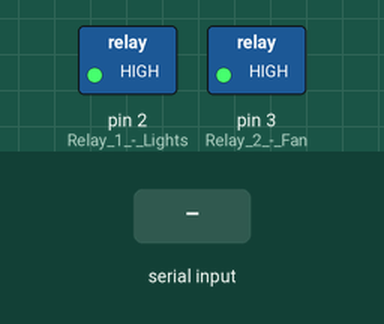
Simulated run of this sketch. Board: Arduino Uno, built with avr-gcc and run on an emulated ATmega328P. On the bench: switched loads named in the sketch (green lamp = pin HIGH). The test bench sets the inputs (shaded band).

Above: at 1.2 s.
1.3 s: "LIGHT_ON\n" received over Serial
At 2.5 s:
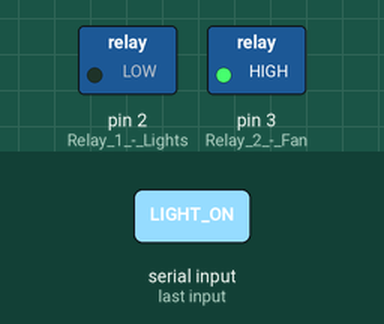
2.8 s: "FAN_ON\n" received over Serial
At 3.8 s:
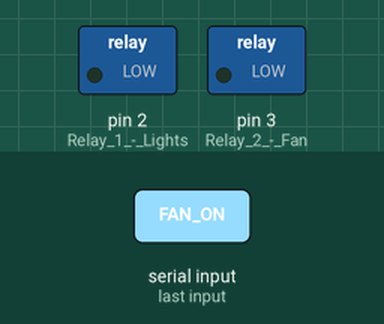
4.3 s: "LIGHT_OFF\n" received over Serial
At 5.1 s:
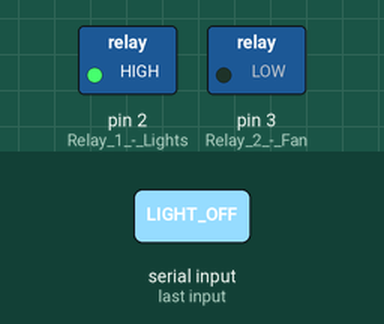
5.8 s: "FAN_OFF\n" received over Serial
At 6.1 s:
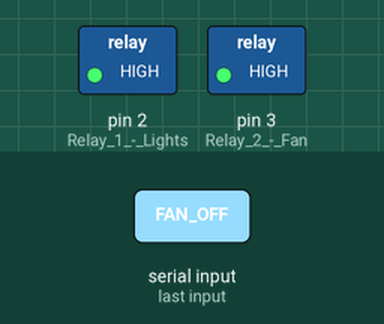
Timing chart, 0 to 8.3 s (numbered marks = the images above; inputs shaded):
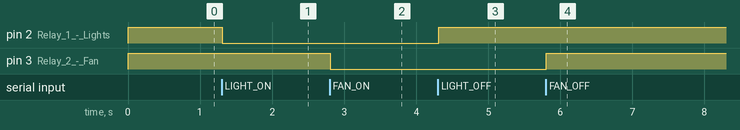

Measured:
- after the input at 1.3 s, pin 2 (Relay_1_-_Lights): HIGH → LOW at once
- after the input at 2.8 s, pin 3 (Relay_2_-_Fan): HIGH → LOW at once
- after the input at 4.3 s, pin 2 (Relay_1_-_Lights): LOW → HIGH at once
- after the input at 5.8 s, pin 3 (Relay_2_-_Fan): LOW → HIGH at once

The sketch:

arduino_relay.ino
```cpp
void setup() {
  Serial.begin(9600);
  pinMode(2, OUTPUT); // Relay 1 - Lights
  pinMode(3, OUTPUT); // Relay 2 - Fan

  digitalWrite(2, HIGH); // Start OFF
  digitalWrite(3, HIGH); // Start OFF
}

void loop() {
  if (Serial.available() > 0) {
    String command = Serial.readStringUntil('\n');
    command.trim();

    if (command == "LIGHT_ON")  digitalWrite(2, LOW);
    if (command == "LIGHT_OFF") digitalWrite(2, HIGH);
    if (command == "FAN_ON")    digitalWrite(3, LOW);
    if (command == "FAN_OFF")   digitalWrite(3, HIGH);
  }
}
```
